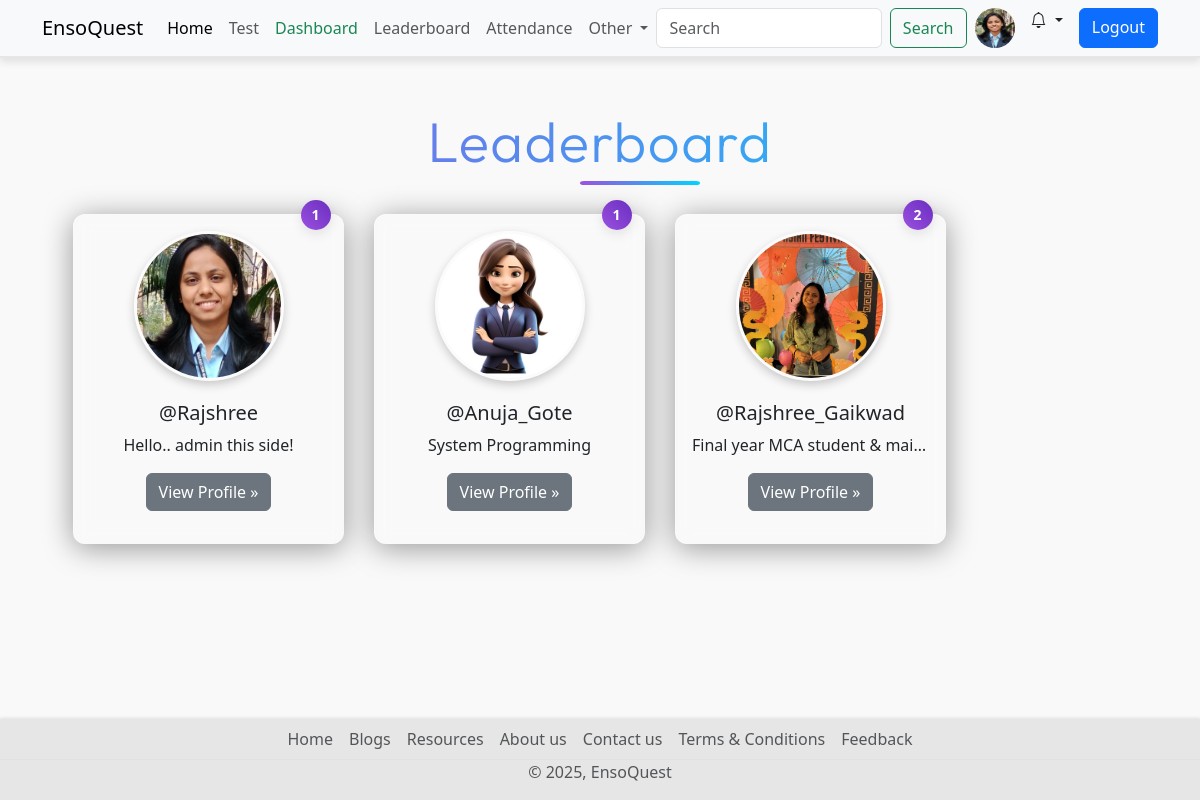
/leaderboard (signed in), run on an earlier commit of the app's database.
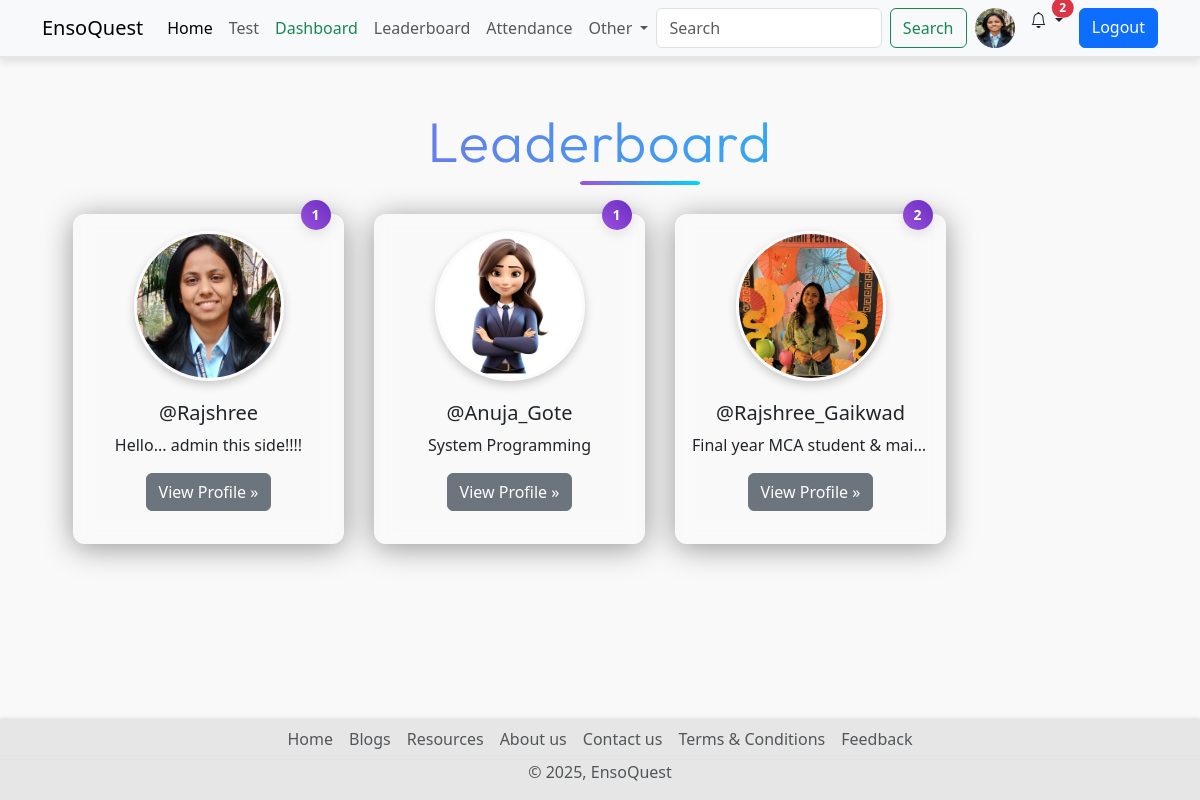
And on a later commit of the database.
### quiz/models.py (models this page shows, shortened)
class UserRank(models.Model):
    user = models.OneToOneField(User, on_delete=models.CASCADE)
    rank = models.IntegerField(null=True, blank=True)
    total_score = models.IntegerField(null=True, blank=True)

### account/models.py (models this page shows, shortened)
class Profile(models.Model):
    user = models.OneToOneField(User,on_delete=models.CASCADE, null=True,verbose_name='User Object')
    position = models.CharField(max_length=100,blank=True,null=True)
    bio = models.TextField(blank=True,null=True)
    profile_img = models.ImageField(upload_to='profile_image', default='user.png',blank=True,null=True,verbose_name= 'Profile Pic')

### base/views.py (the view)
# urls.py: path('leaderboard', views.leaderboard_view, name='leaderboard'),
@login_required(login_url="login")
def leaderboard_view(request):
    user_object = request.user
    user_profile = request.user.profile
    leaderboard_users = UserRank.objects.order_by('rank')
    context = {"leaderboard_users":leaderboard_users}
    return render(request, "Leaderboard.html", context)

### base/context_processors.py (called while the page is built)
def notification_count(request):
    if request.user.is_authenticated:
        unread_count = Notification.objects.filter(user=request.user, is_read=False).count()
        return {'unread_notification_count': unread_count}
    return {}

### Templates/Leaderboard.html (shortened to what this page needs)
{% extends 'index.html' %}
{% block content %}
{% load static %}
<link rel="stylesheet" href="{% static 'css/leaderboard-style.css' %}">
  <div class="container text-center">
    <h1 class="display-4 text-center my-5 title ">Leaderboard</h1>
    <div class="row row-cols-sm-1 row-cols-md-2 row-cols-lg-3 row-cols-xl-4  gx-3 gy-4 mx-3 ">
      {% if leaderboard_users|length == 0 %}
           <div class="w-100 d-flex justify-content-center align-items-center" style="min-height: 300px;">
           <h4 class="text-danger text-center">No User Available on Leaderboard</h4>
           </div>
      {% else %}
      {% for rank in leaderboard_users %}
      <div class="col-lg-4 position-relative mb-4 leaderboard-card">
        <img src="{{rank.user.profile.profile_img.url}}" class="leaderboard-img rounded-circle alt=user-profile">
        <span class=" position-absolute top-0 start-90 translate-middle badge rounded-pill modern-badge ">
          {{ rank.rank }}
        </span>
        <h2 class="fw-normal username">@{{rank.user.username}}</h2>
        <p class="card-bio">{{rank.user.profile.bio}}</p>
        <p><a class="btn btn-secondary " href="{% url 'profile' rank.user.username %}">View Profile »</a></p>
      </div>
      {% endfor %}
      {% endif %}
    </div>
  </div>
{% endblock content %}

### Templates/components/navbar.html (shortened to what this page needs)
<nav class="navbar navbar-expand-lg bg-body-tertiary d-none d-lg-block">
  <div class="container">
    <a class="navbar-brand" href="{% url 'home' %}">EnsoQuest</a>
    <div class="collapse navbar-collapse" id="navbarSupportedContent">
      <ul class="navbar-nav me-auto mb-2 mb-lg-0">
        <li class="nav-item">
          <a class="nav-link active" aria-current="page" href="{% url 'home' %}">Home</a>
        </li>
        <li class="nav-item">
          <a class="nav-link" href="{% url 'all_quiz' %}">Test</a>
        </li>
        {% if request.user.is_superuser %}
          <li class="nav-item">
            <a class="nav-link text-success" href="{% url 'dashboard' %}">Dashboard</a>
          </li>
        {% endif %}
        <li class="nav-item">
          <a class="nav-link" href="{% url 'leaderboard' %}">Leaderboard</a>
        </li>
        {% if request.user.is_authenticated %}
          {% if request.user.is_superuser %}
            <li class="nav-item">
              <a class="nav-link" href="{% url 'attendance:session_list' %}">Attendance</a>
            </li>
          {% else %}
            <li class="nav-item">
              <a class="nav-link" href="{% url 'attendance:student_attendance_report' %}">Attendance</a>
            </li>
          {% endif %}
        {% endif %}
        <li class="nav-item dropdown">
          <a class="nav-link dropdown-toggle" href="#" role="button" data-bs-toggle="dropdown" aria-expanded="false">
            Other
          </a>
        </li>
      </ul>
      <form class="d-flex" role="search" action="{% url 'search_users' %}">
        <input class="form-control me-2" type="search" name="q" placeholder="Search" aria-label="Search">
        <button class="btn btn-outline-success" type="submit">Search</button>
        {% if request.user.is_authenticated %}
          <a href="{% url 'profile' request.user.username %}" data-bs-toggle="tooltip" data-bs-placement="bottom" data-bs-title="{{ request.user.username }}" class="mx-2">
            <img src="{{ request.user.profile.profile_img.url }}" class="rounded-circle" width="40" height="40" alt="profile_img">
          </a>
          <li class="nav-item dropdown list-unstyled mx-2">
            <a class="nav-link dropdown-toggle position-relative" href="#" id="notificationDropdown" data-bs-toggle="dropdown" role="button" aria-expanded="false">
              <i class="bi bi-bell"></i>
              {% if unread_notification_count > 0 %}
                <span class="position-absolute top-0 start-100 translate-middle badge rounded-pill bg-danger">
                  {{ unread_notification_count }}
                </span>
              {% endif %}
            </a>
          </li>
          <a href="{% url 'logout' %}" class="btn btn-primary ms-2">Logout</a>
        {% else %}
          <a href="{% url 'login' %}" class="btn btn-primary ms-2">Login</a>
        {% endif %}
      </form>
    </div>
  </div>
</nav>

What changed in the data, as far as the page shows it:
changed through a linked row, UserRank "Rajshree": user.profile.bio "Hello.. admin this side!" → "Hello... admin this side!!!!"
Also different on the page:
{{ unread_notification_count }}: (not shown) → "2"
